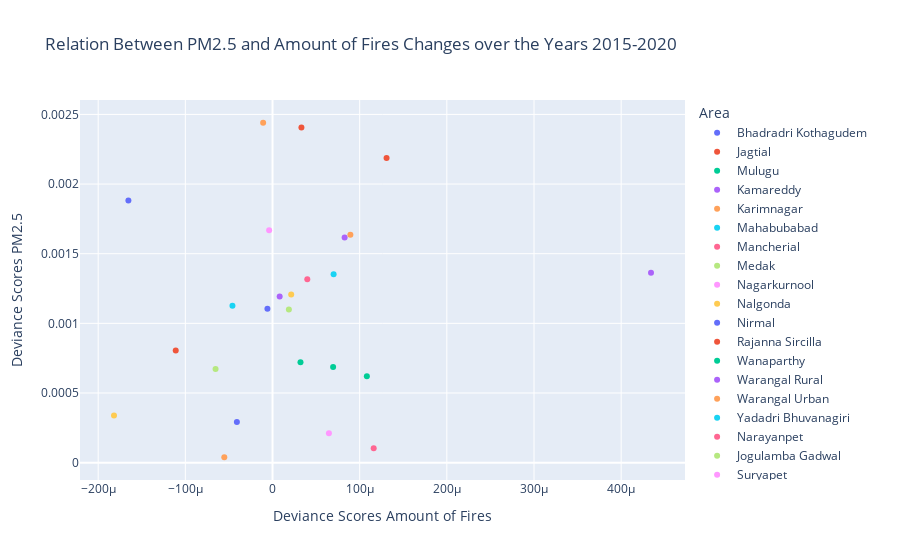

Write notebook code for a chart like this one.
### Code cell
os.chdir('c:\\Users\\Jesse\\OneDrive\\Documenten\\Master BAOR\\Thesis\\GitHub\\dicra\\analytics\\notebooks\\crop_fires\\DPPD_Jesse\\PM2.5')
PM_df = pd.read_csv('PM_years_district.csv', index_col=0)
correlation(PM_df, 2020, 'PM2.5', district_boundaries, 'Dist_Name')

### Figure 1 — Plotly figure (JSON) as saved in the notebook; plotly's stock layout.template omitted (floating-point values rounded to 4 significant figures)
{"data": [{"hovertemplate": "Area=Bhadradri Kothagudem<br>Deviance Scores Amount of Fires=%{x}<br>Deviance Scores PM2.5=%{y}<extra></extra>", "legendgroup": "Bhadradri Kothagudem", "marker": {"color": "#636efa", "symbol": "circle"}, "mode": "markers", "name": "Bhadradri Kothagudem", "orientation": "v", "showlegend": true, "type": "scatter", "x": [-4.089e-05], "xaxis": "x", "y": [0.000291], "yaxis": "y"}, {"hovertemplate": "Area=Jagtial<br>Deviance Scores Amount of Fires=%{x}<br>Deviance Scores PM2.5=%{y}<extra></extra>", "legendgroup": "Jagtial", "marker": {"color": "#EF553B", "symbol": "circle"}, "mode": "markers", "name": "Jagtial", "orientation": "v", "showlegend": true, "type": "scatter", "x": [3.316e-05], "xaxis": "x", "y": [0.002407], "yaxis": "y"}, {"hovertemplate": "Area=Mulugu<br>Deviance Scores Amount of Fires=%{x}<br>Deviance Scores PM2.5=%{y}<extra></extra>", "legendgroup": "Mulugu", "marker": {"color": "#00cc96", "symbol": "circle"}, "mode": "markers", "name": "Mulugu", "orientation": "v", "showlegend": true, "type": "scatter", "x": [0.0001082], "xaxis": "x", "y": [0.0006208], "yaxis": "y"}, {"hovertemplate": "Area=Kamareddy<br>Deviance Scores Amount of Fires=%{x}<br>Deviance Scores PM2.5=%{y}<extra></extra>", "legendgroup": "Kamareddy", "marker": {"color": "#ab63fa", "symbol": "circle"}, "mode": "markers", "name": "Kamareddy", "orientation": "v", "showlegend": true, "type": "scatter", "x": [0.0004342], "xaxis": "x", "y": [0.001363], "yaxis": "y"}, {"hovertemplate": "Area=Karimnagar<br>Deviance Scores Amount of Fires=%{x}<br>Deviance Scores PM2.5=%{y}<extra></extra>", "legendgroup": "Karimnagar", "marker": {"color": "#FFA15A", "symbol": "circle"}, "mode": "markers", "name": "Karimnagar", "orientation": "v", "showlegend": true, "type": "scatter", "x": [-1.075e-05], "xaxis": "x", "y": [0.00244], "yaxis": "y"}, {"hovertemplate": "Area=Mahabubabad<br>Deviance Scores Amount of Fires=%{x}<br>Deviance Scores PM2.5=%{y}<extra></extra>", "legendgroup": "Mahabubabad", "marker": {"color": "#19d3f3", "symbol": "circle"}, "mode": "markers", "name": "Mahabubabad", "orientation": "v", "showlegend": true, "type": "scatter", "x": [7.008e-05], "xaxis": "x", "y": [0.001353], "yaxis": "y"}, {"hovertemplate": "Area=Mancherial<br>Deviance Scores Amount of Fires=%{x}<br>Deviance Scores PM2.5=%{y}<extra></extra>", "legendgroup": "Mancherial", "marker": {"color": "#FF6692", "symbol": "circle"}, "mode": "markers", "name": "Mancherial", "orientation": "v", "showlegend": true, "type": "scatter", "x": [3.989e-05], "xaxis": "x", "y": [0.001316], "yaxis": "y"}, {"hovertemplate": "Area=Medak<br>Deviance Scores Amount of Fires=%{x}<br>Deviance Scores PM2.5=%{y}<extra></extra>", "legendgroup": "Medak", "marker": {"color": "#B6E880", "symbol": "circle"}, "mode": "markers", "name": "Medak", "orientation": "v", "showlegend": true, "type": "scatter", "x": [-6.533e-05], "xaxis": "x", "y": [0.0006731], "yaxis": "y"}, {"hovertemplate": "Area=Nagarkurnool<br>Deviance Scores Amount of Fires=%{x}<br>Deviance Scores PM2.5=%{y}<extra></extra>", "legendgroup": "Nagarkurnool", "marker": {"color": "#FF97FF", "symbol": "circle"}, "mode": "markers", "name": "Nagarkurnool", "orientation": "v", "showlegend": true, "type": "scatter", "x": [6.47e-05], "xaxis": "x", "y": [0.0002119], "yaxis": "y"}, {"hovertemplate": "Area=Nalgonda<br>Deviance Scores Amount of Fires=%{x}<br>Deviance Scores PM2.5=%{y}<extra></extra>", "legendgroup": "Nalgonda", "marker": {"color": "#FECB52", "symbol": "circle"}, "mode": "markers", "name": "Nalgonda", "orientation": "v", "showlegend": true, "type": "scatter", "x": [2.142e-05], "xaxis": "x", "y": [0.001208], "yaxis": "y"}, {"hovertemplate": "Area=Nirmal<br>Deviance Scores Amount of Fires=%{x}<br>Deviance Scores PM2.5=%{y}<extra></extra>", "legendgroup": "Nirmal", "marker": {"color": "#636efa", "symbol": "circle"}, "mode": "markers", "name": "Nirmal", "orientation": "v", "showlegend": true, "type": "scatter", "x": [-0.0001653], "xaxis": "x", "y": [0.001883], "yaxis": "y"}, {"hovertemplate": "Area=Rajanna Sircilla<br>Deviance Scores Amount of Fires=%{x}<br>Deviance Scores PM2.5=%{y}<extra></extra>", "legendgroup": "Rajanna Sircilla", "marker": {"color": "#EF553B", "symbol": "circle"}, "mode": "markers", "name": "Rajanna Sircilla", "orientation": "v", "showlegend": true, "type": "scatter", "x": [0.0001308], "xaxis": "x", "y": [0.002188], "yaxis": "y"}, {"hovertemplate": "Area=Wanaparthy<br>Deviance Scores Amount of Fires=%{x}<br>Deviance Scores PM2.5=%{y}<extra></extra>", "legendgroup": "Wanaparthy", "marker": {"color": "#00cc96", "symbol": "circle"}, "mode": "markers", "name": "Wanaparthy", "orientation": "v", "showlegend": true, "type": "scatter", "x": [3.209e-05], "xaxis": "x", "y": [0.0007215], "yaxis": "y"}, {"hovertemplate": "Area=Warangal Rural<br>Deviance Scores Amount of Fires=%{x}<br>Deviance Scores PM2.5=%{y}<extra></extra>", "legendgroup": "Warangal Rural", "marker": {"color": "#ab63fa", "symbol": "circle"}, "mode": "markers", "name": "Warangal Rural", "orientation": "v", "showlegend": true, "type": "scatter", "x": [8.271e-05], "xaxis": "x", "y": [0.001617], "yaxis": "y"}, {"hovertemplate": "Area=Warangal Urban<br>Deviance Scores Amount of Fires=%{x}<br>Deviance Scores PM2.5=%{y}<extra></extra>", "legendgroup": "Warangal Urban", "marker": {"color": "#FFA15A", "symbol": "circle"}, "mode": "markers", "name": "Warangal Urban", "orientation": "v", "showlegend": true, "type": "scatter", "x": [8.933e-05], "xaxis": "x", "y": [0.001637], "yaxis": "y"}, {"hovertemplate": "Area=Yadadri Bhuvanagiri<br>Deviance Scores Amount of Fires=%{x}<br>Deviance Scores PM2.5=%{y}<extra></extra>", "legendgroup": "Yadadri Bhuvanagiri", "marker": {"color": "#19d3f3", "symbol": "circle"}, "mode": "markers", "name": "Yadadri Bhuvanagiri", "orientation": "v", "showlegend": true, "type": "scatter", "x": [-4.597e-05], "xaxis": "x", "y": [0.001127], "yaxis": "y"}, {"hovertemplate": "Area=Narayanpet<br>Deviance Scores Amount of Fires=%{x}<br>Deviance Scores PM2.5=%{y}<extra></extra>", "legendgroup": "Narayanpet", "marker": {"color": "#FF6692", "symbol": "circle"}, "mode": "markers", "name": "Narayanpet", "orientation": "v", "showlegend": true, "type": "scatter", "x": [0.0001161], "xaxis": "x", "y": [0.0001041], "yaxis": "y"}, {"hovertemplate": "Area=Jogulamba Gadwal<br>Deviance Scores Amount of Fires=%{x}<br>Deviance Scores PM2.5=%{y}<extra></extra>", "legendgroup": "Jogulamba Gadwal", "marker": {"color": "#B6E880", "symbol": "circle"}, "mode": "markers", "name": "Jogulamba Gadwal", "orientation": "v", "showlegend": true, "type": "scatter", "x": [1.876e-05], "xaxis": "x", "y": [0.001099], "yaxis": "y"}, {"hovertemplate": "Area=Suryapet<br>Deviance Scores Amount of Fires=%{x}<br>Deviance Scores PM2.5=%{y}<extra></extra>", "legendgroup": "Suryapet", "marker": {"color": "#FF97FF", "symbol": "circle"}, "mode": "markers", "name": "Suryapet", "orientation": "v", "showlegend": true, "type": "scatter", "x": [-3.89e-06], "xaxis": "x", "y": [0.001669], "yaxis": "y"}, {"hovertemplate": "Area=Medchal Malkajgiri<br>Deviance Scores Amount of Fires=%{x}<br>Deviance Scores PM2.5=%{y}<extra></extra>", "legendgroup": "Medchal Malkajgiri", "marker": {"color": "#FECB52", "symbol": "circle"}, "mode": "markers", "name": "Medchal Malkajgiri", "orientation": "v", "showlegend": true, "type": "scatter", "x": [-0.0001819], "xaxis": "x", "y": [0.0003383], "yaxis": "y"}, {"hovertemplate": "Area=Adilabad<br>Deviance Scores Amount of Fires=%{x}<br>Deviance Scores PM2.5=%{y}<extra></extra>", "legendgroup": "Adilabad", "marker": {"color": "#636efa", "symbol": "circle"}, "mode": "markers", "name": "Adilabad", "orientation": "v", "showlegend": true, "type": "scatter", "x": [-5.836e-06], "xaxis": "x", "y": [0.001105], "yaxis": "y"}, {"hovertemplate": "Area=Hyderabad<br>Deviance Scores Amount of Fires=%{x}<br>Deviance Scores PM2.5=%{y}<extra></extra>", "legendgroup": "Hyderabad", "marker": {"color": "#EF553B", "symbol": "circle"}, "mode": "markers", "name": "Hyderabad", "orientation": "v", "showlegend": true, "type": "scatter", "x": [-0.000111], "xaxis": "x", "y": [0.0008051], "yaxis": "y"}, {"hovertemplate": "Area=Kumurambheem Asifabad<br>Deviance Scores Amount of Fires=%{x}<br>Deviance Scores PM2.5=%{y}<extra></extra>", "legendgroup": "Kumurambheem Asifabad", "marker": {"color": "#00cc96", "symbol": "circle"}, "mode": "markers", "name": "Kumurambheem Asifabad", "orientation": "v", "showlegend": true, "type": "scatter", "x": [6.951e-05], "xaxis": "x", "y": [0.000687], "yaxis": "y"}, {"hovertemplate": "Area=Jayashankar Bhupalpally<br>Deviance Scores Amount of Fires=%{x}<br>Deviance Scores PM2.5=%{y}<extra></extra>", "legendgroup": "Jayashankar Bhupalpally", "marker": {"color": "#ab63fa", "symbol": "circle"}, "mode": "markers", "name": "Jayashankar Bhupalpally", "orientation": "v", "showlegend": true, "type": "scatter", "x": [8.204e-06], "xaxis": "x", "y": [0.001192], "yaxis": "y"}, {"hovertemplate": "Area=Mahabubnagar<br>Deviance Scores Amount of Fires=%{x}<br>Deviance Scores PM2.5=%{y}<extra></extra>", "legendgroup": "Mahabubnagar", "marker": {"color": "#FFA15A", "symbol": "circle"}, "mode": "markers", "name": "Mahabubnagar", "orientation": "v", "showlegend": true, "type": "scatter", "x": [-5.534e-05], "xaxis": "x", "y": [3.872e-05], "yaxis": "y"}], "layout": {"legend": {"title": {"text": "Area"}, "tracegroupgap": 0}, "title": {"text": "Relation Between PM2.5 and Amount of Fires Changes over the Years 2015-2020"}, "xaxis": {"anchor": "y", "domain": [0, 1], "title": {"text": "Deviance Scores Amount of Fires"}}, "yaxis": {"anchor": "x", "domain": [0, 1], "title": {"text": "Deviance Scores PM2.5"}}}}
